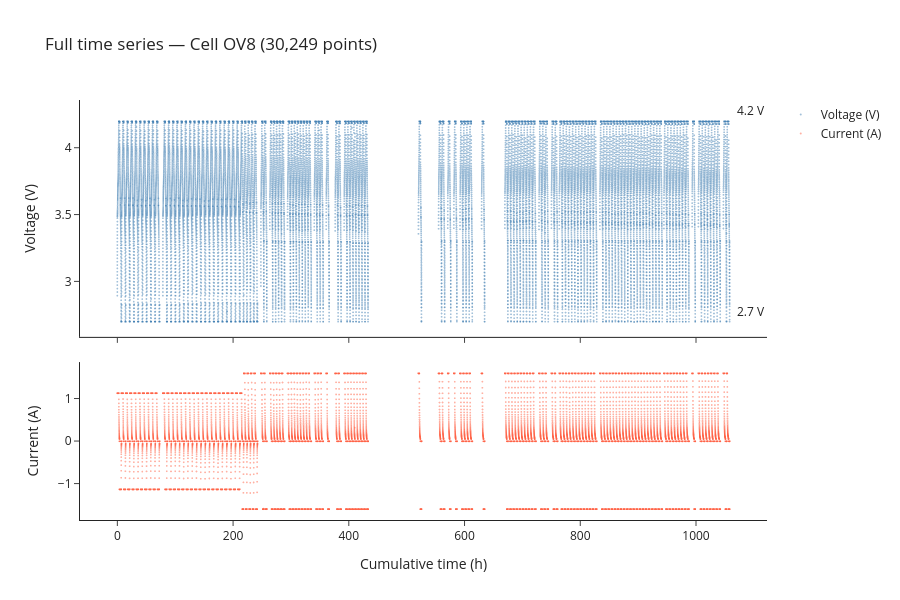

Notebook source saved alongside this figure:
### Markdown cell above
### 4.2 All cycles sample

### Code cell
from plotly.subplots import make_subplots
import plotly.graph_objects as go

CELL_ID = 'OV8'  # change to any: EX9, NA7, OV8, EX4, NA10, OV3, EX2, NA5, NA6, OV1
X_AXIS  = 'time' # 'time'  → cumulative hours
                  # 'cycle' → cycle number (each cycle spans exactly 1 unit)

df_plot = dfs[CELL_ID].copy()

if X_AXIS == 'cycle':
    t_min   = df_plot.groupby('cycle')['t_s'].transform('min')
    t_max   = df_plot.groupby('cycle')['t_s'].transform('max')
    t_range = (t_max - t_min).replace(0, 1)
    df_plot['x'] = df_plot['cycle'] + (df_plot['t_s'] - t_min) / t_range
    x_col   = 'x'
    x_label = 'Cycle number'
else:
    df_plot['x'] = df_plot['t_s'] / 3600
    x_col   = 'x'
    x_label = 'Cumulative time (h)'

fig = make_subplots(
    rows=2, cols=1,
    shared_xaxes=True,
    vertical_spacing=0.06,
    row_heights=[0.6, 0.4],
)

fig.add_trace(go.Scattergl(
    x=df_plot[x_col], y=df_plot['voltage_v'],
    mode='markers', marker=dict(size=2, color='steelblue', opacity=0.5),
    name='Voltage (V)',
), row=1, col=1)

fig.add_trace(go.Scattergl(
    x=df_plot[x_col], y=df_plot['current_a'],
    mode='markers', marker=dict(size=2, color='tomato', opacity=0.5),
    name='Current (A)',
), row=2, col=1)

fig.add_hline(y=4.2, line_dash='dash', line_color='gray', opacity=0.4,
              annotation_text='4.2 V', row=1, col=1)
fig.add_hline(y=2.7, line_dash='dot', line_color='gray', opacity=0.4,
              annotation_text='2.7 V', row=1, col=1)
fig.add_hline(y=0, line_dash='dot', line_color='black', opacity=0.3, row=2, col=1)

fig.update_layout(
    title=f'Full time series — Cell {CELL_ID} ({len(df_plot):,} points)',
    hovermode='x unified',
    template='simple_white',
    height=600,
)

fig.update_yaxes(title_text='Voltage (V)', row=1, col=1)
fig.update_yaxes(title_text='Current (A)', row=2, col=1)
fig.update_xaxes(title_text=x_label, row=2, col=1)

fig.show()

### Figure 1 — Plotly figure (JSON) as saved in the notebook; plotly's stock layout.template omitted (floating-point values rounded to 4 significant figures; data arrays with more than 128 entries replaced by an {"elided": "..."} marker saying what was removed)
{"data": [{"marker": {"color": "steelblue", "opacity": 0.5, "size": 2}, "mode": "markers", "name": "Voltage (V)", "type": "scattergl", "x": {"elided": "30249 float values"}, "xaxis": "x", "y": {"elided": "30249 float values"}, "yaxis": "y"}, {"marker": {"color": "tomato", "opacity": 0.5, "size": 2}, "mode": "markers", "name": "Current (A)", "type": "scattergl", "x": {"elided": "30249 float values"}, "xaxis": "x2", "y": {"elided": "30249 float values"}, "yaxis": "y2"}], "layout": {"annotations": [{"showarrow": false, "text": "4.2 V", "x": 1, "xanchor": "right", "xref": "x domain", "y": 4.2, "yanchor": "bottom", "yref": "y"}, {"showarrow": false, "text": "2.7 V", "x": 1, "xanchor": "right", "xref": "x domain", "y": 2.7, "yanchor": "bottom", "yref": "y"}], "height": 600, "hovermode": "x unified", "shapes": [{"line": {"color": "gray", "dash": "dash"}, "opacity": 0.4, "type": "line", "x0": 0, "x1": 1, "xref": "x domain", "y0": 4.2, "y1": 4.2, "yref": "y"}, {"line": {"color": "gray", "dash": "dot"}, "opacity": 0.4, "type": "line", "x0": 0, "x1": 1, "xref": "x domain", "y0": 2.7, "y1": 2.7, "yref": "y"}, {"line": {"color": "black", "dash": "dot"}, "opacity": 0.3, "type": "line", "x0": 0, "x1": 1, "xref": "x2 domain", "y0": 0, "y1": 0, "yref": "y2"}], "title": {"text": "Full time series — Cell OV8 (30,249 points)"}, "xaxis": {"anchor": "y", "domain": [0, 1], "matches": "x2", "showticklabels": false}, "xaxis2": {"anchor": "y2", "domain": [0, 1], "title": {"text": "Cumulative time (h)"}}, "yaxis": {"anchor": "x", "domain": [0.436, 1], "title": {"text": "Voltage (V)"}}, "yaxis2": {"anchor": "x2", "domain": [0, 0.376], "title": {"text": "Current (A)"}}}}
